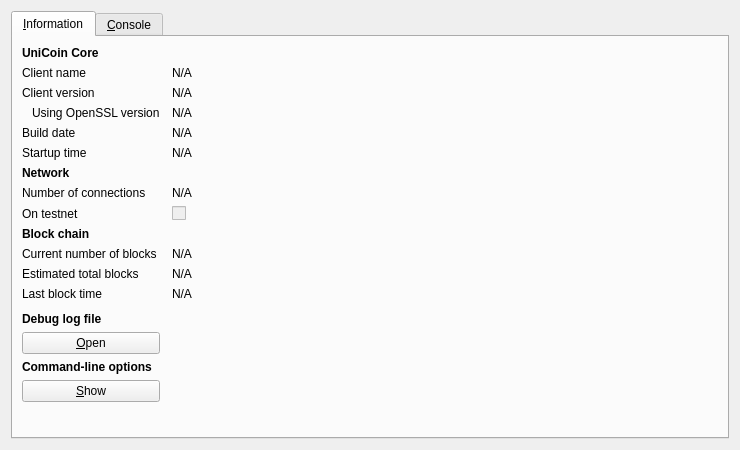
<?xml version="1.0" encoding="UTF-8"?>
<ui version="4.0">
 <class>RPCConsole</class>
 <widget class="QDialog" name="RPCConsole">
  <property name="geometry">
   <rect>
    <x>0</x>
    <y>0</y>
    <width>740</width>
    <height>450</height>
   </rect>
  </property>
  <property name="windowTitle">
   <string>UniCoin - Debug window</string>
  </property>
  <layout class="QVBoxLayout" name="verticalLayout_2">
   <item>
    <widget class="QTabWidget" name="tabWidget">
     <property name="currentIndex">
      <number>0</number>
     </property>
     <widget class="QWidget" name="tab_info">
      <attribute name="title">
       <string>&amp;Information</string>
      </attribute>
      <layout class="QGridLayout" name="gridLayout" columnstretch="0,1">
       <property name="horizontalSpacing">
        <number>12</number>
       </property>
       <item row="0" column="0">
        <widget class="QLabel" name="label_9">
         <property name="font">
          <font>
           <weight>75</weight>
           <bold>true</bold>
          </font>
         </property>
         <property name="text">
          <string>UniCoin Core</string>
         </property>
        </widget>
       </item>
       <item row="1" column="0">
        <widget class="QLabel" name="label_5">
         <property name="text">
          <string>Client name</string>
         </property>
        </widget>
       </item>
       <item row="1" column="1">
        <widget class="QLabel" name="clientName">
         <property name="cursor">
          <cursorShape>IBeamCursor</cursorShape>
         </property>
         <property name="text">
          <string>N/A</string>
         </property>
         <property name="textFormat">
          <enum>Qt::PlainText</enum>
         </property>
         <property name="textInteractionFlags">
          <set>Qt::LinksAccessibleByMouse|Qt::TextSelectableByKeyboard|Qt::TextSelectableByMouse</set>
         </property>
        </widget>
       </item>
       <item row="2" column="0">
        <widget class="QLabel" name="label_6">
         <property name="text">
          <string>Client version</string>
         </property>
        </widget>
       </item>
       <item row="2" column="1">
        <widget class="QLabel" name="clientVersion">
         <property name="cursor">
          <cursorShape>IBeamCursor</cursorShape>
         </property>
         <property name="text">
          <string>N/A</string>
         </property>
         <property name="textFormat">
          <enum>Qt::PlainText</enum>
         </property>
         <property name="textInteractionFlags">
          <set>Qt::LinksAccessibleByMouse|Qt::TextSelectableByKeyboard|Qt::TextSelectableByMouse</set>
         </property>
        </widget>
       </item>
       <item row="3" column="0">
        <widget class="QLabel" name="label_14">
         <property name="text">
          <string>Using OpenSSL version</string>
         </property>
         <property name="indent">
          <number>10</number>
         </property>
        </widget>
       </item>
       <item row="3" column="1">
        <widget class="QLabel" name="openSSLVersion">
         <property name="cursor">
          <cursorShape>IBeamCursor</cursorShape>
         </property>
         <property name="text">
          <string>N/A</string>
         </property>
         <property name="textFormat">
          <enum>Qt::PlainText</enum>
         </property>
         <property name="textInteractionFlags">
          <set>Qt::LinksAccessibleByMouse|Qt::TextSelectableByKeyboard|Qt::TextSelectableByMouse</set>
         </property>
        </widget>
       </item>
       <item row="4" column="0">
        <widget class="QLabel" name="label_12">
         <property name="text">
          <string>Build date</string>
         </property>
        </widget>
       </item>
       <item row="4" column="1">
        <widget class="QLabel" name="buildDate">
         <property name="cursor">
          <cursorShape>IBeamCursor</cursorShape>
         </property>
         <property name="text">
          <string>N/A</string>
         </property>
         <property name="textFormat">
          <enum>Qt::PlainText</enum>
         </property>
         <property name="textInteractionFlags">
          <set>Qt::LinksAccessibleByMouse|Qt::TextSelectableByKeyboard|Qt::TextSelectableByMouse</set>
         </property>
        </widget>
       </item>
       <item row="5" column="0">
        <widget class="QLabel" name="label_13">
         <property name="text">
          <string>Startup time</string>
         </property>
        </widget>
       </item>
       <item row="5" column="1">
        <widget class="QLabel" name="startupTime">
         <property name="cursor">
          <cursorShape>IBeamCursor</cursorShape>
         </property>
         <property name="text">
          <string>N/A</string>
         </property>
         <property name="textFormat">
          <enum>Qt::PlainText</enum>
         </property>
         <property name="textInteractionFlags">
          <set>Qt::LinksAccessibleByMouse|Qt::TextSelectableByKeyboard|Qt::TextSelectableByMouse</set>
         </property>
        </widget>
       </item>
       <item row="6" column="0">
        <widget class="QLabel" name="label_11">
         <property name="font">
          <font>
           <weight>75</weight>
           <bold>true</bold>
          </font>
         </property>
         <property name="text">
          <string>Network</string>
         </property>
        </widget>
       </item>
       <item row="7" column="0">
        <widget class="QLabel" name="label_7">
         <property name="text">
          <string>Number of connections</string>
         </property>
        </widget>
       </item>
       <item row="7" column="1">
        <widget class="QLabel" name="numberOfConnections">
         <property name="cursor">
          <cursorShape>IBeamCursor</cursorShape>
         </property>
         <property name="text">
          <string>N/A</string>
         </property>
         <property name="textFormat">
          <enum>Qt::PlainText</enum>
         </property>
         <property name="textInteractionFlags">
          <set>Qt::LinksAccessibleByMouse|Qt::TextSelectableByKeyboard|Qt::TextSelectableByMouse</set>
         </property>
        </widget>
       </item>
       <item row="8" column="0">
        <widget class="QLabel" name="label_8">
         <property name="text">
          <string>On testnet</string>
         </property>
        </widget>
       </item>
       <item row="8" column="1">
        <widget class="QCheckBox" name="isTestNet">
         <property name="enabled">
          <bool>false</bool>
         </property>
         <property name="text">
          <string/>
         </property>
        </widget>
       </item>
       <item row="9" column="0">
        <widget class="QLabel" name="label_10">
         <property name="font">
          <font>
           <weight>75</weight>
           <bold>true</bold>
          </font>
         </property>
         <property name="text">
          <string>Block chain</string>
         </property>
        </widget>
       </item>
       <item row="10" column="0">
        <widget class="QLabel" name="label_3">
         <property name="text">
          <string>Current number of blocks</string>
         </property>
        </widget>
       </item>
       <item row="10" column="1">
        <widget class="QLabel" name="numberOfBlocks">
         <property name="cursor">
          <cursorShape>IBeamCursor</cursorShape>
         </property>
         <property name="text">
          <string>N/A</string>
         </property>
         <property name="textFormat">
          <enum>Qt::PlainText</enum>
         </property>
         <property name="textInteractionFlags">
          <set>Qt::LinksAccessibleByMouse|Qt::TextSelectableByKeyboard|Qt::TextSelectableByMouse</set>
         </property>
        </widget>
       </item>
       <item row="11" column="0">
        <widget class="QLabel" name="label_4">
         <property name="text">
          <string>Estimated total blocks</string>
         </property>
        </widget>
       </item>
       <item row="11" column="1">
        <widget class="QLabel" name="totalBlocks">
         <property name="cursor">
          <cursorShape>IBeamCursor</cursorShape>
         </property>
         <property name="text">
          <string>N/A</string>
         </property>
         <property name="textFormat">
          <enum>Qt::PlainText</enum>
         </property>
         <property name="textInteractionFlags">
          <set>Qt::LinksAccessibleByMouse|Qt::TextSelectableByKeyboard|Qt::TextSelectableByMouse</set>
         </property>
        </widget>
       </item>
       <item row="12" column="0">
        <widget class="QLabel" name="label_2">
         <property name="text">
          <string>Last block time</string>
         </property>
        </widget>
       </item>
       <item row="12" column="1">
        <widget class="QLabel" name="lastBlockTime">
         <property name="cursor">
          <cursorShape>IBeamCursor</cursorShape>
         </property>
         <property name="text">
          <string>N/A</string>
         </property>
         <property name="textFormat">
          <enum>Qt::PlainText</enum>
         </property>
         <property name="textInteractionFlags">
          <set>Qt::LinksAccessibleByMouse|Qt::TextSelectableByKeyboard|Qt::TextSelectableByMouse</set>
         </property>
        </widget>
       </item>
       <item row="13" column="0">
        <spacer name="verticalSpacer_2">
         <property name="orientation">
          <enum>Qt::Vertical</enum>
         </property>
         <property name="sizeHint" stdset="0">
          <size>
           <width>20</width>
           <height>20</height>
          </size>
         </property>
        </spacer>
       </item>
       <item row="14" column="0">
        <widget class="QLabel" name="labelDebugLogfile">
         <property name="font">
          <font>
           <weight>75</weight>
           <bold>true</bold>
          </font>
         </property>
         <property name="text">
          <string>Debug log file</string>
         </property>
        </widget>
       </item>
       <item row="15" column="0">
        <widget class="QPushButton" name="openDebugLogfileButton">
         <property name="toolTip">
          <string>Open the UniCoin debug log file from the current data directory. This can take a few seconds for large log files.</string>
         </property>
         <property name="text">
          <string>&amp;Open</string>
         </property>
         <property name="autoDefault">
          <bool>false</bool>
         </property>
        </widget>
       </item>
       <item row="16" column="0">
        <widget class="QLabel" name="labelCLOptions">
         <property name="font">
          <font>
           <weight>75</weight>
           <bold>true</bold>
          </font>
         </property>
         <property name="text">
          <string>Command-line options</string>
         </property>
        </widget>
       </item>
       <item row="17" column="0">
        <widget class="QPushButton" name="showCLOptionsButton">
         <property name="toolTip">
          <string>Show the UniCoin-Qt help message to get a list with possible UniCoin command-line options.</string>
         </property>
         <property name="text">
          <string>&amp;Show</string>
         </property>
         <property name="autoDefault">
          <bool>false</bool>
         </property>
        </widget>
       </item>
       <item row="18" column="0">
        <spacer name="verticalSpacer">
         <property name="orientation">
          <enum>Qt::Vertical</enum>
         </property>
         <property name="sizeHint" stdset="0">
          <size>
           <width>20</width>
           <height>40</height>
          </size>
         </property>
        </spacer>
       </item>
      </layout>
     </widget>
     <widget class="QWidget" name="tab_console">
      <attribute name="title">
       <string>&amp;Console</string>
      </attribute>
      <layout class="QVBoxLayout" name="verticalLayout_3">
       <property name="spacing">
        <number>3</number>
       </property>
       <item>
        <widget class="QTextEdit" name="messagesWidget">
         <property name="minimumSize">
          <size>
           <width>0</width>
           <height>100</height>
          </size>
         </property>
         <property name="readOnly">
          <bool>true</bool>
         </property>
         <property name="tabKeyNavigation" stdset="0">
          <bool>false</bool>
         </property>
         <property name="columnCount" stdset="0">
          <number>2</number>
         </property>
        </widget>
       </item>
       <item>
        <layout class="QHBoxLayout" name="horizontalLayout">
         <property name="spacing">
          <number>3</number>
         </property>
         <item>
          <widget class="QLabel" name="label">
           <property name="text">
            <string notr="true">&gt;</string>
           </property>
          </widget>
         </item>
         <item>
          <widget class="QLineEdit" name="lineEdit"/>
         </item>
         <item>
          <widget class="QPushButton" name="clearButton">
           <property name="maximumSize">
            <size>
             <width>24</width>
             <height>24</height>
            </size>
           </property>
           <property name="toolTip">
            <string>Clear console</string>
           </property>
           <property name="text">
            <string/>
           </property>
           <property name="icon">
            <iconset resource="../bitcoin.qrc">
             <normaloff>:/icons/remove</normaloff>:/icons/remove</iconset>
           </property>
           <property name="shortcut">
            <string notr="true">Ctrl+L</string>
           </property>
           <property name="autoDefault">
            <bool>false</bool>
           </property>
          </widget>
         </item>
        </layout>
       </item>
      </layout>
     </widget>
    </widget>
   </item>
  </layout>
 </widget>
 <resources>
  <include location="../bitcoin.qrc"/>
 </resources>
 <connections/>
</ui>
